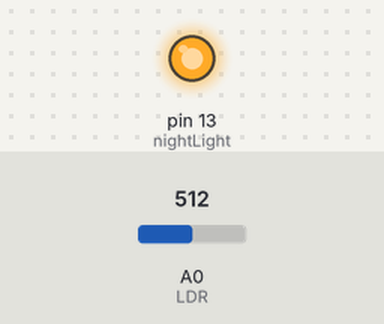
Simulated run of this sketch. Board: Arduino Uno, built with avr-gcc and run on an emulated ATmega328P. Parts: output pins drawn as LEDs (lit = HIGH). The test bench sets the inputs (shaded band); at power-on: A0 (LDR) = 512. What the sketch prints to the serial monitor is not drawn.

Above: at 1.2 s.
1.3 s: A0 (LDR) set to 588
3.3 s: A0 (LDR) set to 615
At 3.7 s:
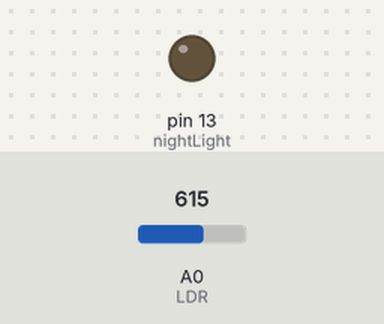
Timing chart, 0 to 6.3 s (numbered marks = the images above; inputs shaded):
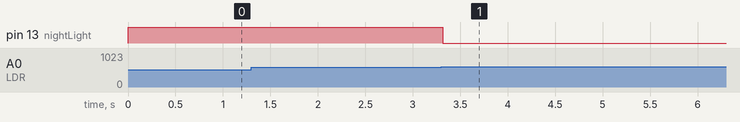

The sketch:

automatic_night_light.ino
```cpp
int nightLight = 13;
void setup() {
  pinMode (nightLight, OUTPUT);
  // initialize serial communication at 9600 bits per second: for LDR Sensor
  Serial.begin(9600);
}
// the loop routine runs over and over again forever:
void loop() {
  // read the input on analog pin 0:
  int nightSensorValue = analogRead(A0); // LDR PhotoResistor

  // you can adjust the value as per your usecase
  if (nightSensorValue >= 600 && nightSensorValue <= 1100 ){
      Serial.print ("it is dark - ");
      digitalWrite (nightLight, LOW); // light on

  } else {
      Serial.print ("it is bright - ");
      digitalWrite (nightLight, HIGH); // light off
  }
}
```

Measured:
- the behaviour switches between 599 and 600 on A0 (LDR) (found by bisection; images 0 and 1)
- after the input at 1.3 s, every drawn part: stays the same
- after the input at 3.3 s, pin 13 (nightLight): HIGH → LOW at once
